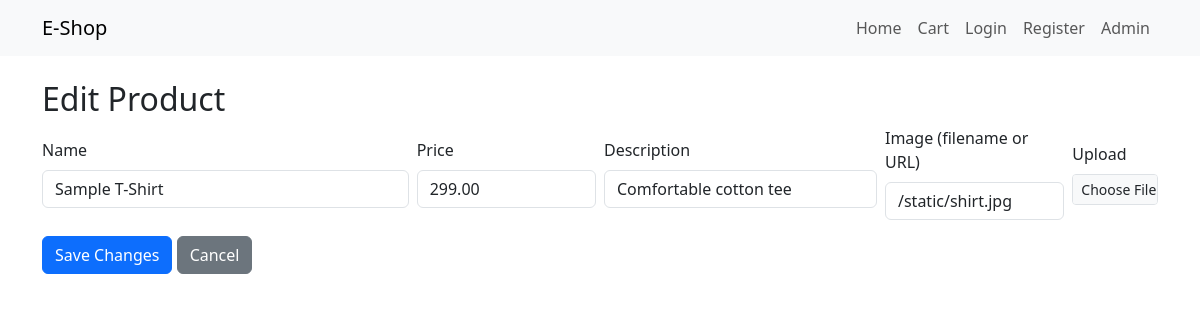
Page /admin/product/edit/1 (signed in) on the committed database.
### models.py (models this page shows)
class Product(db.Model):
    id = db.Column(db.Integer, primary_key=True)
    name = db.Column(db.String(200), nullable=False)
    price = db.Column(db.Float, nullable=False)
    description = db.Column(db.Text)
    image = db.Column(db.String(200))

### app.py (the view, shortened to what this page needs)
@app.route('/admin/product/edit/<int:pid>', methods=['GET','POST'])
def admin_edit_product(pid):
    if not session.get('is_admin'):
        return redirect(url_for('admin_login'))
    p = Product.query.get_or_404(pid)
    return render_template('admin_edit_product.html', p=p)

### templates/admin_edit_product.html (shortened to what this page needs)
{% extends "base.html" %}
{% block content %}
<h2>Edit Product</h2>
<form method="post" class="mb-4" enctype="multipart/form-data">
  <div class="row g-2 align-items-center">
    <div class="col-md-4">
      <label class="form-label">Name</label>
      <input name="name" class="form-control" placeholder="Product name" value="{{ p.name }}" required>
    </div>
    <div class="col-md-2">
      <label class="form-label">Price</label>
      <input name="price" type="number" step="0.01" class="form-control" placeholder="Price" value="{{ '%.2f'|format(p.price) }}" required>
    </div>
    <div class="col-md-3">
      <label class="form-label">Description</label>
      <input name="description" class="form-control" placeholder="Short description" value="{{ p.description }}">
    </div>
    <div class="col-md-2">
      <label class="form-label">Image (filename or URL)</label>
      <input name="image" class="form-control" placeholder="/static/image/filename.jpg" value="{{ p.image }}">
    </div>
    <div class="col-md-1">
      <label class="form-label">Upload</label>
      <input name="image_file" type="file" class="form-control form-control-sm" accept="image/*">
    </div>
  </div>
  <div class="mt-3">
    <button class="btn btn-primary">Save Changes</button>
    <a class="btn btn-secondary" href="{{ url_for('admin_panel') }}">Cancel</a>
  </div>
</form>
{% endblock %}

### rows in the picture
Product: name "Sample T-Shirt", price "299.00", description "Comfortable cotton tee", image "/static/shirt.jpg"
